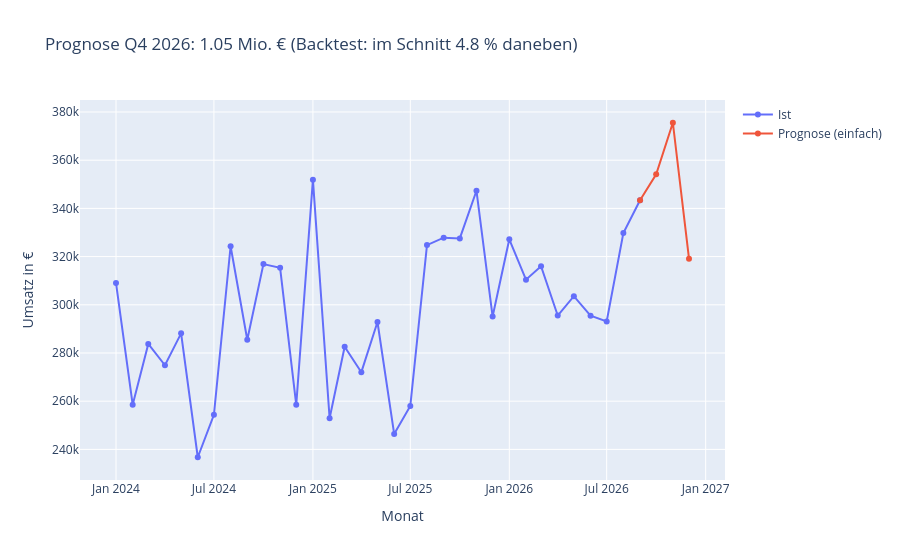

The notebook cell this image was saved under:
### Code cell
verlauf = pd.DataFrame({"monat": umsatz.index, "umsatz": umsatz.values, "art": "Ist"})
vorschau = pd.DataFrame({"monat": ["2026-09"] + ZUKUNFT,                 # 2026-09 verbindet beide Linien
                         "umsatz": [umsatz["2026-09"]] + list(prognose["einfach"]), "art": "Prognose (einfach)"})
fig = px.line(pd.concat([verlauf, vorschau]), x="monat", y="umsatz", color="art", markers=True,
              title=f"Prognose Q4 2026: {prognose['einfach'].sum() / 1e6:.2f} Mio. € (Backtest: im Schnitt {mape_einfach:.1f} % daneben)",
              labels={"monat": "Monat", "umsatz": "Umsatz in €", "art": ""})
fig.write_html(ORDNER + "prognose_2026.html", include_plotlyjs="cdn")
fig

### Figure 1 — Plotly figure (JSON) as saved in the notebook; plotly's stock layout.template omitted (floating-point values rounded to 4 significant figures)
{"data": [{"hovertemplate": "=Ist<br>Monat=%{x}<br>Umsatz in €=%{y}<extra></extra>", "legendgroup": "Ist", "line": {"color": "#636efa", "dash": "solid"}, "marker": {"symbol": "circle"}, "mode": "lines+markers", "name": "Ist", "orientation": "v", "showlegend": true, "type": "scatter", "x": ["2024-01", "2024-02", "2024-03", "2024-04", "2024-05", "2024-06", "2024-07", "2024-08", "2024-09", "2024-10", "2024-11", "2024-12", "2025-01", "2025-02", "2025-03", "2025-04", "2025-05", "2025-06", "2025-07", "2025-08", "2025-09", "2025-10", "2025-11", "2025-12", "2026-01", "2026-02", "2026-03", "2026-04", "2026-05", "2026-06", "2026-07", "2026-08", "2026-09"], "xaxis": "x", "y": [309100.0, 258500.0, 283800.0, 274900.0, 288100.0, 236700.0, 254300.0, 324300.0, 285500.0, 316900.0, 315400.0, 258500.0, 351900.0, 252900.0, 282600.0, 272000.0, 292800.0, 246400.0, 258000.0, 324800.0, 327900.0, 327500.0, 347300.0, 295100.0, 327200.0, 310400.0, 316000.0, 295500.0, 303600.0, 295500.0, 293100.0, 329800.0, 343400.0], "yaxis": "y"}, {"hovertemplate": "=Prognose (einfach)<br>Monat=%{x}<br>Umsatz in €=%{y}<extra></extra>", "legendgroup": "Prognose (einfach)", "line": {"color": "#EF553B", "dash": "solid"}, "marker": {"symbol": "circle"}, "mode": "lines+markers", "name": "Prognose (einfach)", "orientation": "v", "showlegend": true, "type": "scatter", "x": ["2026-09", "2026-10", "2026-11", "2026-12"], "xaxis": "x", "y": [343400.0, 354200.0, 375500.0, 319100.0], "yaxis": "y"}], "layout": {"legend": {"title": {"text": ""}, "tracegroupgap": 0}, "title": {"text": "Prognose Q4 2026: 1.05 Mio. € (Backtest: im Schnitt 4.8 % daneben)"}, "xaxis": {"anchor": "y", "domain": [0.0, 1.0], "title": {"text": "Monat"}}, "yaxis": {"anchor": "x", "domain": [0.0, 1.0], "title": {"text": "Umsatz in €"}}}}
